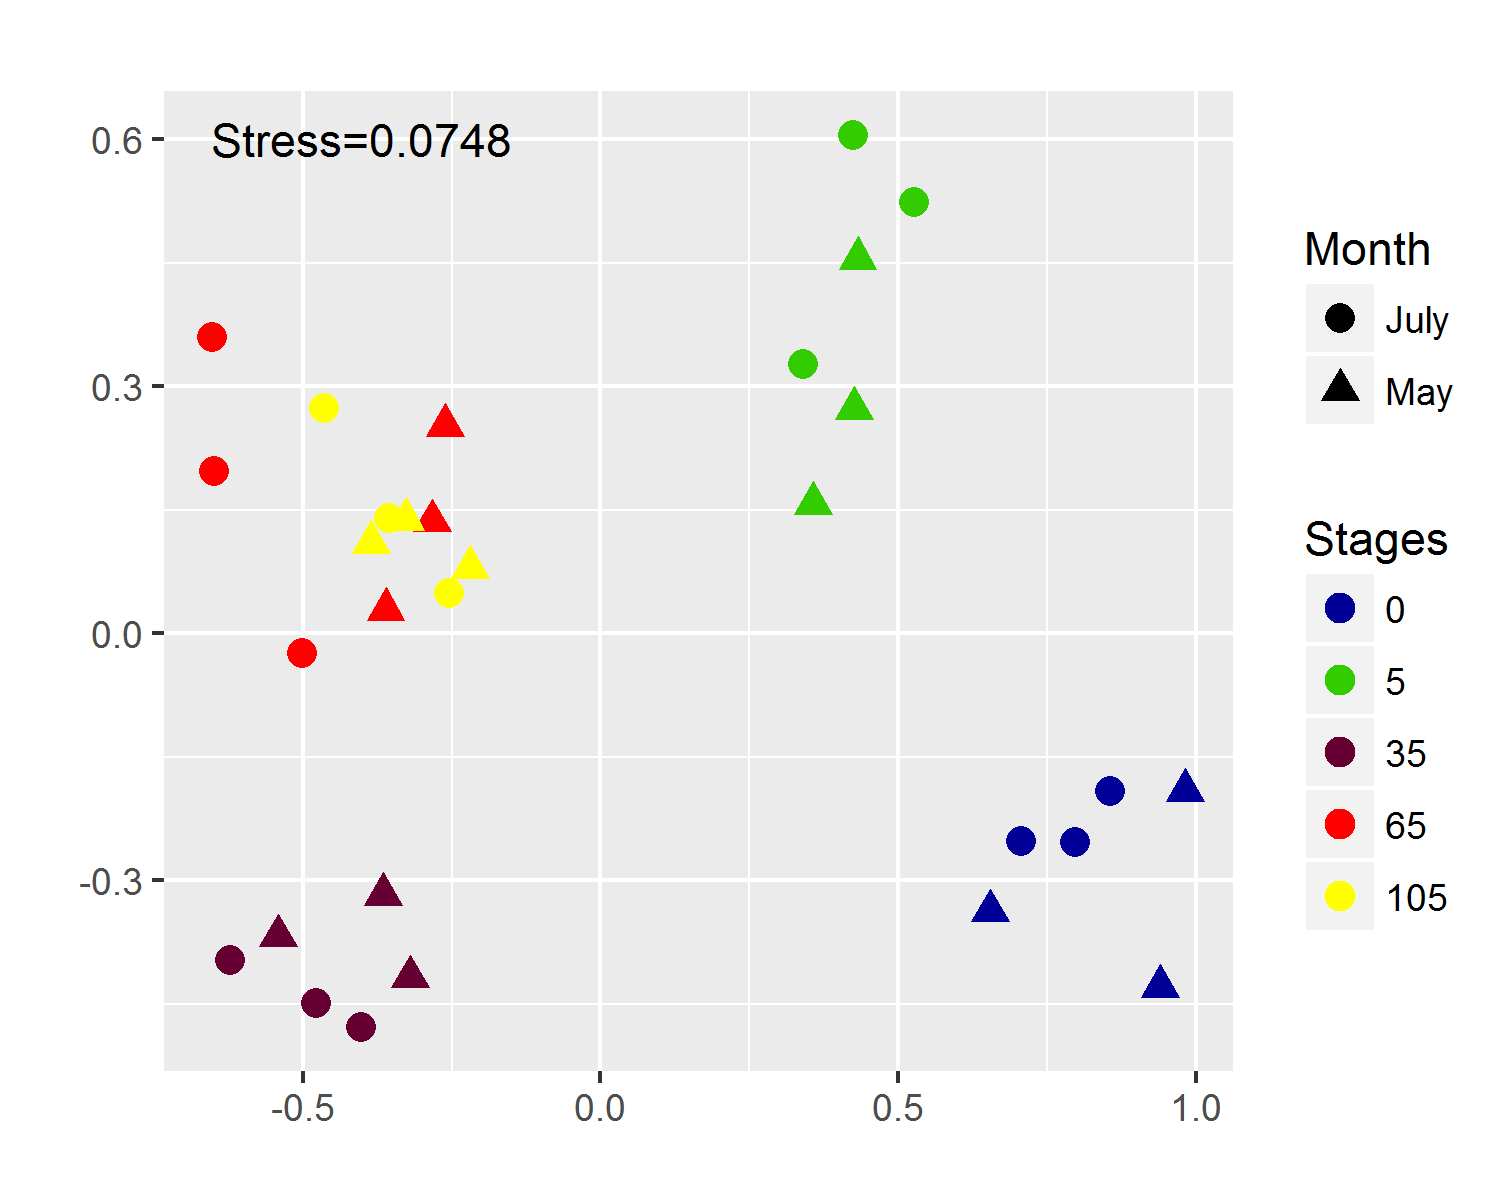

Recreate this plot in R.
library(ggplot2)
library(RColorBrewer)
library(vegan)

setwd("D:/Project_XE/DataAnalysis")

otu_table <- read.table("OTUtable_nontaxon.txt",row.names=1,header=1,stringsAsFactors = FALSE)
otu_table <- data.matrix(otu_table)
otu_table<-t(otu_table)
str(otu_table)
otu_table[1:5,1:6]

#Get grouping information
grouping_info<-data.frame(row.names=rownames(otu_table),t(as.data.frame(strsplit(rownames(otu_table),"_"))))
head(grouping_info)

#Get MDS stats
sol<-metaMDS(otu_table,distance = "bray", k = 2, trymax = 50)
summary(sol)

# Make a new data frame, adding Month and Stages information
NMDS=data.frame(x=sol$point[,1],y=sol$point[,2],Month=as.factor(grouping_info[,1]),Stages=as.factor(grouping_info[,2]),Replicates=as.factor(grouping_info[,3]))
NMDS

# Make NMDS plot
# Set the plot theme
mytheme<-theme_bw()+
  theme(plot.title=element_text(size=rel(1.2),
                                face="bold",colour="black",hjust=0.5),
        panel.border=element_rect(colour="black",fill=NA,size=1.2),
        strip.text=element_text(face="bold",size=rel(1.2)),
        strip.background=element_blank(),
        axis.text.x=element_text(colour="black",size=rel(1.2)),
        axis.text.y=element_text(colour="black",size=rel(1.2)),
        axis.ticks=element_line(colour="black",size=rel(1.2)),
        axis.title=element_text(size=rel(1.2)),
        legend.text=element_text(size=rel(1.2),face="italic"),
        legend.title=element_blank(),
        legend.position=c(0.85,0.45), 
        legend.background=element_blank(), 
        legend.key=element_blank())

# Set the color
palette<-c("#000099","#33CC00","#660033","#FF0000","#FFFF00")

p<-ggplot(data=NMDS,aes(x,y,colour= Stages))+
  annotate("text",x=-0.4,y=0.6,label="Stress=0.0748")+
  geom_point(aes(shape = Month),size=3)+
  labs(x="",y="", title=" ")+
  scale_fill_brewer()+
  scale_colour_manual(values=palette,breaks = c("A","B","C","D","E"),labels=c("0","5","35","65","105"))
  scale_shape_manual(values=c(23,15))+
  mytheme
p

ppi<-300
png("NMDS_Month.png",width=5*ppi,height=4*ppi,res=ppi)
print(p)
dev.off()

